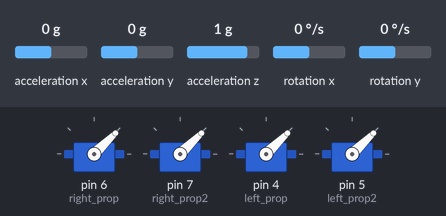
A sketch run on a simulated Arduino Uno, built with avr-gcc and run on an emulated ATmega328P. On the bench: 4 × servo. Wiring (inferred from the names in the program): MPU-6050 motion sensor at I2C address 0x68. The test bench sets the inputs (shaded band); at power-on: acceleration z 1 g, acceleration x 0 g, acceleration y 0 g, rotation x 0 °/s, rotation y 0 °/s. What the sketch prints to the serial monitor is not drawn.

Above: at 0.1 s.
At 8.2 s:
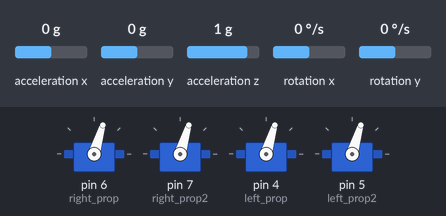
8.3 s: acceleration z set to 0 g
At 8.7 s:
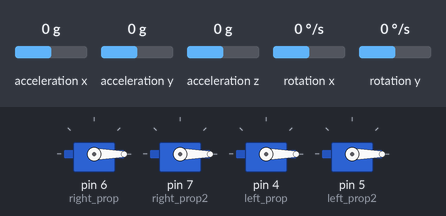
Timing chart, 0 to 11.3 s (numbered marks = the images above; inputs shaded):
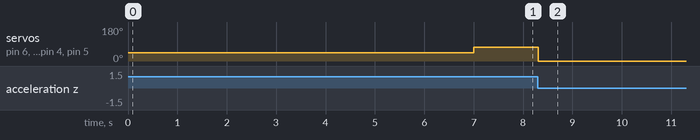

Measured:
- after the input at 8.3 s, servo on pin 6 (right_prop), servo on pin 7 (right_prop2), servo on pin 4 (left_prop), servo on pin 5 (left_prop2): 73° → 0° at once

The sketch:

PID_balance_arduino.ino
```cpp
#include <Wire.h>
#include <Servo.h>


Servo right_prop;
Servo left_prop;
Servo left_prop2;
Servo right_prop2;

/*MPU-6050 gives you 16 bits data so you have to create some 16int constants
 * to store the data for accelerations and gyro*/

int16_t Acc_rawX, Acc_rawY, Acc_rawZ,Gyr_rawX, Gyr_rawY, Gyr_rawZ;


float Acceleration_angle[2];
float Gyro_angle[2];
float Total_angle[2];


float elapsedtime, timee, timePrev;
int i;
float rad_to_deg = 180/3.141592654;

float PID, pwmLeft, pwmRight, error, previous_error;
float pid_p=0;
float pid_i=0;
float pid_d=0;
/////////////////PID CONSTANTS/////////////////
double kp=30;
double ki=0;
double kd=400;
///////////////////////////////////////////////

int max_pitch=400;
double throttle=1300; //initial value of throttle to the motors
float desired_angle = 0; //This is the angle in which we whant the
                         //balance to stay steady


void setup() {
  Wire.begin(); //begin the wire comunication
  Wire.beginTransmission(0x68);
  Wire.write(0x6B);
  Wire.write(0);
  Wire.endTransmission(true);
  Serial.begin(250000);
  right_prop.attach(6);
  right_prop2.attach(7);
  left_prop.attach(4);
  left_prop2.attach(5);
  //Serial.println("Start");
  timee = millis(); //Start counting timee in milliseconds
  /*In order to start up the ESCs we have to send a min value
   * of PWM to them before connecting the battery. Otherwise
   * the ESCs won't start up or enter in the configure mode.
   * The min value is 1000us and max is 2000us, REMEMBER!*/
  left_prop.writeMicroseconds(1000);
  right_prop.writeMicroseconds(1000);
  left_prop2.writeMicroseconds(1000);
  right_prop2.writeMicroseconds(1000);
  delay(7000); /*Give some delay, 7s, to have timee to connect
                *the propellers and let everything start up*/
}//end of setup void

void loop() {

/////////////////////////////I M U/////////////////////////////////////
    timePrev = timee;  // the previous timee is stored before the actual timee read
    timee = millis();  // actual timee read
    elapsedtime = (timee - timePrev) / 1000;

  /*The tiemStep is the timee that elapsed since the previous loop.
   * This is the value that we will use in the formulas as "elapsedtimee"
   * in seconds. We work in ms so we haveto divide the value by 1000
   to obtain seconds*/

  /*Reed the values that the accelerometre gives.
   * We know that the slave adress for this IMU is 0x68 in
   * hexadecimal. For that in the RequestFrom and the
   * begin functions we have to put this value.*/

     Wire.beginTransmission(0x68);
     Wire.write(0x3B); //Ask for the 0x3B register- correspond to AcX
     Wire.endTransmission(false);
     Wire.requestFrom(0x68,6,true);

   /*We have asked for the 0x3B register. The IMU will send a brust of register.
    * The amount of register to read is specify in the requestFrom function.
    * In this case we request 6 registers. Each value of acceleration is made out of
    * two 8bits registers, low values and high values. For that we request the 6 of them
    * and just make then sum of each pair. For that we shift to the left the high values
    * register (<<) and make an or (|) operation to add the low values.*/

     Acc_rawX=Wire.read()<<8|Wire.read(); //each value needs two registres
     Acc_rawY=Wire.read()<<8|Wire.read();
     Acc_rawZ=Wire.read()<<8|Wire.read();


    /*///This is the part where you need to calculate the angles using Euler equations///*/

    /* - Now, to obtain the values of acceleration in "g" units we first have to divide the raw
     * values that we have just read by 16384.0 because that is the value that the MPU6050
     * datasheet gives us.*/
    /* - Next we have to calculate the radian to degree value by dividing 180º by the PI number
    * which is 3.141592654 and store this value in the rad_to_deg variable. In order to not have
    * to calculate this value in each loop we have done that just once before the setup void.
    */

    /* Now we can apply the Euler formula. The atan will calculate the arctangent. The
     *  pow(a,b) will elevate the a value to the b power. And finnaly sqrt function
     *  will calculate the rooth square.*/
     /*---X---*/
     Acceleration_angle[0] = atan((Acc_rawY/16384.0)/sqrt(pow((Acc_rawX/16384.0),2) + pow((Acc_rawZ/16384.0),2)))*rad_to_deg;
     /*---Y---*/
     Acceleration_angle[1] = atan(-1*(Acc_rawX/16384.0)/sqrt(pow((Acc_rawY/16384.0),2) + pow((Acc_rawZ/16384.0),2)))*rad_to_deg;

   /*Now we read the Gyro data in the same way as the Acc data. The adress for the
    * gyro data starts at 0x43. We can see this adresses if we look at the register map
    * of the MPU6050. In this case we request just 4 values. W don¡t want the gyro for
    * the Z axis (YAW).*/

   Wire.beginTransmission(0x68);
   Wire.write(0x43); //Gyro data first adress
   Wire.endTransmission(false);
   Wire.requestFrom(0x68,4,true); //Just 4 registers

   Gyr_rawX=Wire.read()<<8|Wire.read(); //Once again we shif and sum
   Gyr_rawY=Wire.read()<<8|Wire.read();

   /*Now in order to obtain the gyro data in degrees/seconda we have to divide first
   the raw value by 131 because that's the value that the datasheet gives us*/

   /*---X---*/
   Gyro_angle[0] = Gyr_rawX/131.0;
   /*---Y---*/
   Gyro_angle[1] = Gyr_rawY/131.0;

   /*Now in order to obtain degrees we have to multiply the degree/seconds
   *value by the elapsedtimee.*/
   /*Finnaly we can apply the final filter where we add the acceleration
   *part that afects the angles and ofcourse multiply by 0.98 */

   /*---X axis angle---*/
   Total_angle[0] = 0.98 *(Total_angle[0] + Gyro_angle[0]*elapsedtime) + 0.02*Acceleration_angle[0];
   /*---Y axis angle---*/
   Total_angle[1] = 0.98 *(Total_angle[1] + Gyro_angle[1]*elapsedtime) + 0.02*Acceleration_angle[1];

   /*Now we have our angles in degree and values from -10º0 to 100º aprox*/
    //Serial.println(Total_angle[1]);


/*///////////////////////////P I D///////////////////////////////////*/
/*Remember that for the balance we will use just one axis. I've choose the x angle
to implement the PID with. That means that the x axis of the IMU has to be paralel to
the balance*/

/*First calculate the error between the desired angle and
*the real measured angle*/
error = Total_angle[1] - desired_angle;
Serial.println(Total_angle[1]);

/*Next the proportional value of the PID is just a proportional constant
*multiplied by the error*/

pid_p = kp*error;

/*The integral part should only act if we are close to the
desired position but we want to fine tune the error. That's
why I've made a if operation for an error between -2 and 2 degree.
To integrate we just sum the previous integral value with the
error multiplied by  the integral constant. This will integrate (increase)
the value each loop till we reach the 0 point*/
pid_i = pid_i+(ki*error);
if(pid_i > max_pitch){
  pid_i = max_pitch;
}
if(pid_i < -max_pitch){
  pid_i = -max_pitch;
}

/*The last part is the derivate. The derivate acts upon the speed of the error.
As we know the speed is the amount of error that produced in a certain amount of
timee divided by that timee. For taht we will use a variable called previous_error.
We substract that value from the actual error and divide all by the elapsed timee.
Finnaly we multiply the result by the derivate constant*/

pid_d = kd*(error - previous_error);

/*The final PID values is the sum of each of this 3 parts*/
PID = pid_p + pid_i + pid_d;

/*We know taht the min value of PWM signal is 1000us and the max is 2000. So that
tells us that the PID value can/s oscilate more than -1000 and 1000 because when we
have a value of 2000us the maximum value taht we could sybstract is 1000 and when
we have a value of 1000us for the PWM sihnal, the maximum value that we could add is 1000
to reach the maximum 2000us*/
if(PID < -max_pitch)
{
  PID=-max_pitch;
}
if(PID > max_pitch)
{
  PID=max_pitch;
}

/*Finnaly we calculate the PWM width. We sum the desired throttle and the PID value*/
pwmLeft = throttle - PID;
pwmRight = throttle + PID;


/*Once again we map the PWM values to be sure that we won't pass the min
and max values. Yes, we've already maped the PID values. But for example, for
throttle value of 1300, if we sum the max PID value we would have 2300us and
that will mess up the ESC.*/
//Right
if(pwmRight < 1000)
{
  pwmRight= 1000;
}
if(pwmRight > 2000)
{
  pwmRight=2000;
}
//Left
if(pwmLeft < 1000)
{
  pwmLeft= 1000;
}
if(pwmLeft > 2000)
{
  pwmLeft=2000;
}
//Serial.println(String(pwmRight)+" "+String(pwmLeft)+" "+String(Total_angle[1]));
/*Finnaly using the servo function we create the PWM pulses with the calculated
width for each pulse*/
left_prop.writeMicroseconds(pwmLeft);
left_prop2.writeMicroseconds(pwmLeft);
right_prop.writeMicroseconds(pwmRight);
right_prop2.writeMicroseconds(pwmRight);
previous_error = error; //Remember to store the previous error.

}//end of loop void
```
